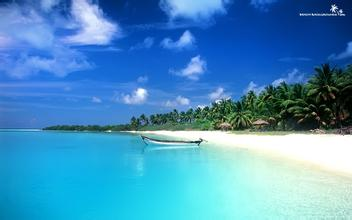
#> input picture 17machineLearning/01机器学习实践指针/02图像处理/pic1.jpg, 352 x 220 px
$ python '03图像隐藏信息.py'   (Python 2 division)
#> lines starting #> are read from the running program, lines starting #| are printed output that depends on the picture
#!/usr/bin/env python
#-*- coding: utf-8 -*-
#code:myhaspl@qq.com

#图像隐藏 原理: 首先从源图像中提取文字图像信息 并记录这个文字图像信息像素
#在图像矩阵中的位置 然后 对载体文件进行预处理 将蓝色像素值全部设为偶数
#最后 将记录的文字信息像素点在载体文件对象位置的蓝色像素值设置为奇数
# 解密信息为你过程: 提取载体文件中蓝色像素值为奇数的像素点 将空白图像中这些
# 像素点对象的位置富裕同一的着色
import cv2
import numpy as np


#含有文字的图像
fn1="pic1.jpg"
#载体文件
fn2="pic2.jpg"
#含有隐藏信息的载体文件
fn3="secret.png"
#添加的文字都为红色
redcolor=(0, 0, 255)
if __name__ == '__main__':
    print u'正在处理中',
    img1 = cv2.imread(fn1)
#> img1 is the input picture: shape (220, 352, 3); mean B, G, R 192.6, 145.7, 73.1
    img2 = cv2.imread(fn2)
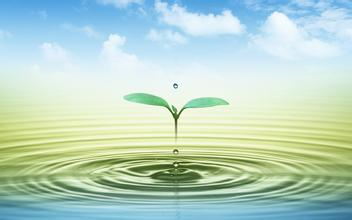
#> input picture 17machineLearning/01机器学习实践指针/02图像处理/pic2.jpg, 352 x 220 px
#> img2 is the input picture: shape (220, 352, 3); mean B, G, R 197, 212.2, 184.1

    w=img1.shape[1]
#> w = 352
    h=img1.shape[0]
#> h = 220


    #加上需要隐藏的消息 红色
    cv2.putText(img1,"hello,world!", (20,300),cv2.FONT_HERSHEY_PLAIN, 3.0, redcolor, thickness = 2)
    cv2.putText(img1,"xiaolong ", (20,60),cv2.FONT_HERSHEY_PLAIN, 2.0, redcolor, thickness = 2)
    cv2.putText(img1,"xiaoyan ", (1,90),cv2.FONT_HERSHEY_PLAIN, 2, redcolor, thickness = 1)
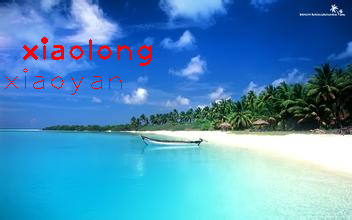
#> img1: shape (220, 352, 3); mean B, G, R 189.7, 144.1, 75.7

    cv2.namedWindow('img1')
    cv2.imshow('img1', img1)
    cv2.namedWindow('img2-1')
    cv2.imshow('img2-1', img2)
    #处理隐藏目标图
    #将所有蓝色值变成奇数
    for j in xrange(0,h):
        for i in xrange(0,w):
            if (img2[j,i,0]%2)==1:
                img2[j,i,0]=img2[j,i,0]-1
        print '.',
        mirror_w=w/2
    #读取源图，并将信息写入目标图 判断是否为文字 看时候是红色
    for j in xrange(0,h):
        for i in xrange(0,w):
            if (img1[j,i,0],img1[j,i,1],img1[j,i,2])==redcolor:
                img2[j,i,0]=img2[j,i,0]+1
        print '.',
#> img2: shape (220, 352, 3); mean B, G, R 196.5, 212.2, 184.1
    #保存修改后的目标图，并显示
    cv2.namedWindow('img2-2')
    cv2.imshow('img2-2', img2)
    #保存到磁盘上
    cv2.imwrite(fn3, img2)
    cv2.waitKey()
    cv2.destroyAllWindows()
